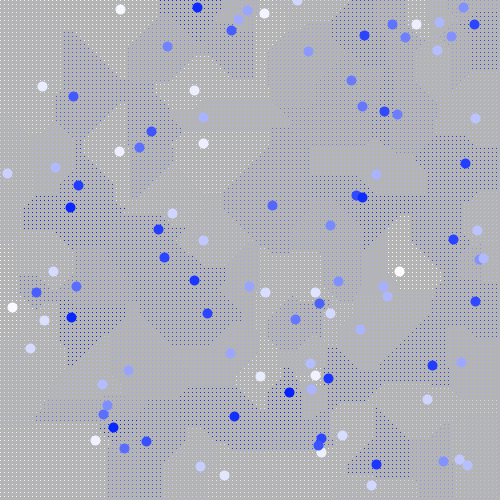
Frame 1 (no input)
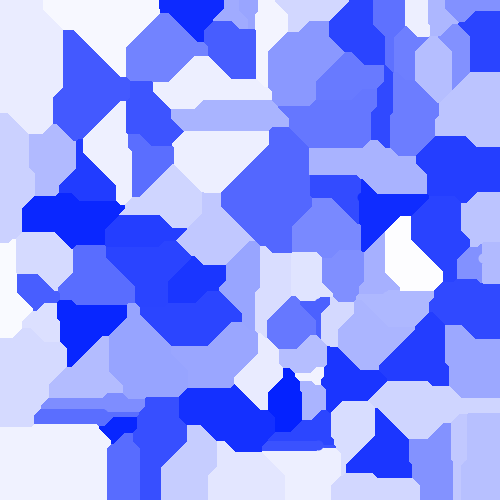
Frame 60 (the mouse pressed at the canvas centre just before this capture)
Frame 120 (the mouse held since frame 60 and released just before this capture): identical to frame 60, image omitted

The Processing sketch that drew these frames (run headless with seeded random() and noise(); from frame 60 on, the mouse is pressed at the canvas centre):

// Processing sketch: Voronoi_high_order
// ── Voronoi_high_order.pde
ArrayList<Region> regions = new ArrayList<Region>();
float pSize = 4;
int rN = 100;//number of regions
float basehue;
float pSW = 10;
int power = 1;
boolean render = true;

void setup(){
  size(500, 500);
  //fullScreen();
  colorMode(HSB, 360, 100, 100);
  basehue = random(360);
  for(int i = 0; i < rN; i++){
    color col = color(basehue, random(100), 100);
    PVector p = new PVector(random(width), random(height));
    regions.add(new Region(p, col));
  }
}

void keyPressed(){
  if(keyCode == UP){
    power++;
  }else if(keyCode == DOWN){
    power--;
  }
  if(key == 'r'){
    render = !render;
  }
}

void draw(){
  background(255);
  noStroke();
  float t = pSize;
  if(render){
    pSize = 1;
  }
  for(int x = 0; x < width; x+=t){
    for(int y = 0; y < height; y+=t){
      fill(nearestColor(power, new PVector(x, y)));
      rect(x, y, pSize, pSize);
    }
  }
  
  for(Region region : regions){
    region.show();
  }
}

color nearestColor(int val, PVector p){
  float minDist = Float.POSITIVE_INFINITY;
  color col = color(0);
  for(Region region : regions){
    float dst = dist(val, region.p, p);
    if(minDist > dst){
      minDist = dst;
      col = region.col;
    }
  }
  return col;
}
// ── Dist.pde
float dist(int pNorm, PVector a, PVector b){
  float dx = b.x - a.x; float dy = b.y - a.y;
  return abs(ipow(dx, pNorm)) + abs(ipow(dy, pNorm));
}

float ipow(float x, int p){
  float result = x;
  for(int i = 1 ; i < p; i++){
    result *= x;
  }
  return result;
}
// ── Region.pde
class Region{
  PVector p;
  color col;
  
  Region(PVector p, color col){
    this.p = p;
    this.col = col;
  }
  
  void show(){
    stroke(col);
    strokeWeight(pSW);
    point(p.x, p.y);
  }
}
